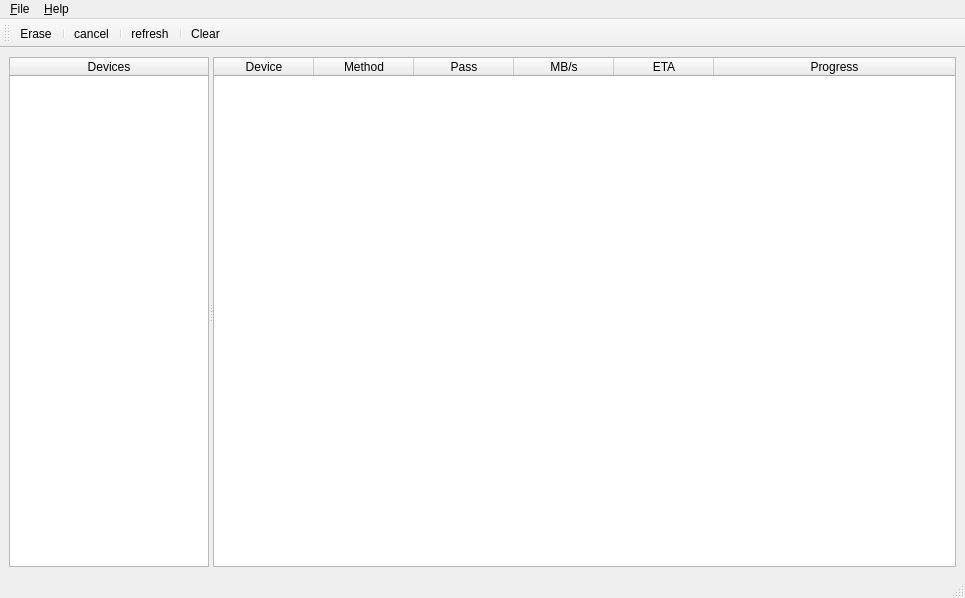
<?xml version="1.0" encoding="UTF-8"?>
<ui version="4.0">
 <class>MainWindow</class>
 <widget class="QMainWindow" name="MainWindow">
  <property name="geometry">
   <rect>
    <x>0</x>
    <y>0</y>
    <width>965</width>
    <height>598</height>
   </rect>
  </property>
  <property name="windowTitle">
   <string>KWipe - A Multithreaded Wipe Application</string>
  </property>
  <property name="windowIcon">
   <iconset>
    <normaloff>../icons/erase.png</normaloff>../icons/erase.png</iconset>
  </property>
  <property name="toolButtonStyle">
   <enum>Qt::ToolButtonIconOnly</enum>
  </property>
  <widget class="QWidget" name="centralwidget">
   <layout class="QHBoxLayout" name="horizontalLayout">
    <item>
     <widget class="QSplitter" name="splitter">
      <property name="enabled">
       <bool>true</bool>
      </property>
      <property name="orientation">
       <enum>Qt::Horizontal</enum>
      </property>
      <property name="opaqueResize">
       <bool>true</bool>
      </property>
      <widget class="QTreeWidget" name="treeWidget">
       <property name="sizePolicy">
        <sizepolicy hsizetype="Fixed" vsizetype="Expanding">
         <horstretch>0</horstretch>
         <verstretch>0</verstretch>
        </sizepolicy>
       </property>
       <property name="maximumSize">
        <size>
         <width>200</width>
         <height>16777215</height>
        </size>
       </property>
       <property name="focusPolicy">
        <enum>Qt::NoFocus</enum>
       </property>
       <property name="contextMenuPolicy">
        <enum>Qt::ActionsContextMenu</enum>
       </property>
       <property name="editTriggers">
        <set>QAbstractItemView::NoEditTriggers</set>
       </property>
       <property name="animated">
        <bool>true</bool>
       </property>
       <attribute name="headerDefaultSectionSize">
        <number>150</number>
       </attribute>
       <column>
        <property name="text">
         <string>Devices</string>
        </property>
        <property name="textAlignment">
         <set>AlignCenter</set>
        </property>
       </column>
      </widget>
      <widget class="QTableWidget" name="tableWidget">
       <property name="focusPolicy">
        <enum>Qt::NoFocus</enum>
       </property>
       <property name="contextMenuPolicy">
        <enum>Qt::ActionsContextMenu</enum>
       </property>
       <property name="editTriggers">
        <set>QAbstractItemView::NoEditTriggers</set>
       </property>
       <property name="showDropIndicator" stdset="0">
        <bool>false</bool>
       </property>
       <property name="dragDropOverwriteMode">
        <bool>false</bool>
       </property>
       <property name="selectionMode">
        <enum>QAbstractItemView::SingleSelection</enum>
       </property>
       <property name="selectionBehavior">
        <enum>QAbstractItemView::SelectRows</enum>
       </property>
       <property name="showGrid">
        <bool>false</bool>
       </property>
       <property name="gridStyle">
        <enum>Qt::NoPen</enum>
       </property>
       <attribute name="horizontalHeaderVisible">
        <bool>true</bool>
       </attribute>
       <attribute name="horizontalHeaderCascadingSectionResizes">
        <bool>false</bool>
       </attribute>
       <attribute name="horizontalHeaderDefaultSectionSize">
        <number>100</number>
       </attribute>
       <attribute name="horizontalHeaderMinimumSectionSize">
        <number>20</number>
       </attribute>
       <attribute name="horizontalHeaderStretchLastSection">
        <bool>true</bool>
       </attribute>
       <attribute name="verticalHeaderVisible">
        <bool>false</bool>
       </attribute>
       <column>
        <property name="text">
         <string>Device</string>
        </property>
       </column>
       <column>
        <property name="text">
         <string>Method</string>
        </property>
       </column>
       <column>
        <property name="text">
         <string>Pass</string>
        </property>
       </column>
       <column>
        <property name="text">
         <string>MB/s</string>
        </property>
       </column>
       <column>
        <property name="text">
         <string>ETA</string>
        </property>
       </column>
       <column>
        <property name="text">
         <string>Progress</string>
        </property>
       </column>
      </widget>
     </widget>
    </item>
   </layout>
  </widget>
  <widget class="QMenuBar" name="menubar">
   <property name="geometry">
    <rect>
     <x>0</x>
     <y>0</y>
     <width>965</width>
     <height>25</height>
    </rect>
   </property>
   <property name="acceptDrops">
    <bool>false</bool>
   </property>
   <widget class="QMenu" name="menuFile">
    <property name="title">
     <string>&amp;File</string>
    </property>
    <addaction name="action_close"/>
   </widget>
   <widget class="QMenu" name="menuHelp">
    <property name="title">
     <string>&amp;Help</string>
    </property>
    <addaction name="action_about"/>
   </widget>
   <addaction name="menuFile"/>
   <addaction name="menuHelp"/>
  </widget>
  <widget class="QStatusBar" name="statusbar"/>
  <widget class="QToolBar" name="toolBar">
   <property name="windowTitle">
    <string>Toolbar</string>
   </property>
   <property name="movable">
    <bool>true</bool>
   </property>
   <property name="floatable">
    <bool>true</bool>
   </property>
   <attribute name="toolBarArea">
    <enum>TopToolBarArea</enum>
   </attribute>
   <attribute name="toolBarBreak">
    <bool>false</bool>
   </attribute>
   <addaction name="action_erase"/>
   <addaction name="separator"/>
   <addaction name="action_cancel"/>
   <addaction name="separator"/>
   <addaction name="action_refresh"/>
   <addaction name="separator"/>
   <addaction name="action_clear"/>
  </widget>
  <action name="action_about">
   <property name="text">
    <string>About</string>
   </property>
  </action>
  <action name="action_close">
   <property name="icon">
    <iconset>
     <normaloff>../icons/exit.png</normaloff>../icons/exit.png</iconset>
   </property>
   <property name="text">
    <string>Exit</string>
   </property>
  </action>
  <action name="action_erase">
   <property name="icon">
    <iconset>
     <normaloff>../icons/erase.png</normaloff>../icons/erase.png</iconset>
   </property>
   <property name="text">
    <string>Erase</string>
   </property>
   <property name="toolTip">
    <string>Erase partition or drive</string>
   </property>
  </action>
  <action name="action_refresh">
   <property name="icon">
    <iconset>
     <normaloff>../icons/refresh.png</normaloff>../icons/refresh.png</iconset>
   </property>
   <property name="text">
    <string>refresh</string>
   </property>
   <property name="toolTip">
    <string>Refresh device list</string>
   </property>
  </action>
  <action name="action_cancel">
   <property name="icon">
    <iconset>
     <normaloff>../icons/cancel.png</normaloff>../icons/cancel.png</iconset>
   </property>
   <property name="text">
    <string>cancel</string>
   </property>
   <property name="toolTip">
    <string>Cancel selected job</string>
   </property>
  </action>
  <action name="action_clear">
   <property name="icon">
    <iconset>
     <normaloff>../icons/clear.png</normaloff>../icons/clear.png</iconset>
   </property>
   <property name="text">
    <string>Clear</string>
   </property>
   <property name="toolTip">
    <string>Clear job list</string>
   </property>
  </action>
 </widget>
 <resources/>
 <connections>
  <connection>
   <sender>action_close</sender>
   <signal>triggered()</signal>
   <receiver>MainWindow</receiver>
   <slot>close()</slot>
   <hints>
    <hint type="sourcelabel">
     <x>-1</x>
     <y>-1</y>
    </hint>
    <hint type="destinationlabel">
     <x>401</x>
     <y>299</y>
    </hint>
   </hints>
  </connection>
 </connections>
</ui>
